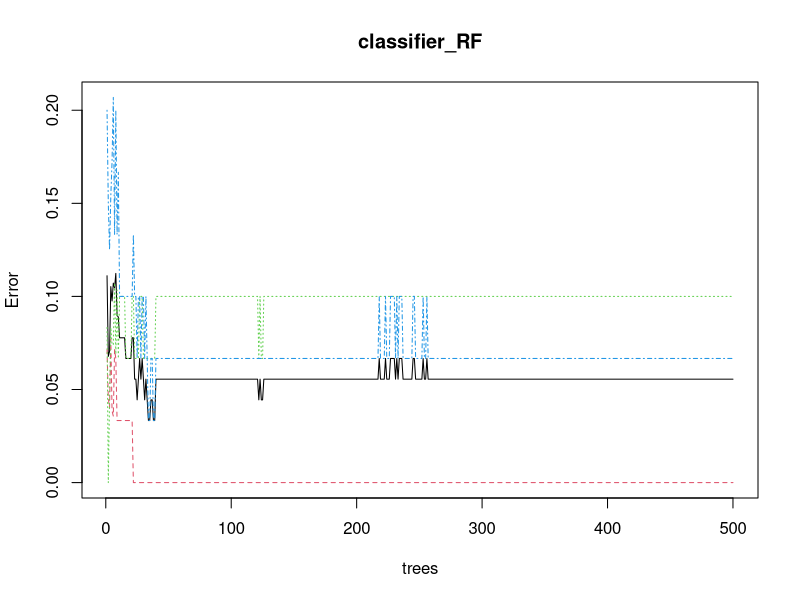
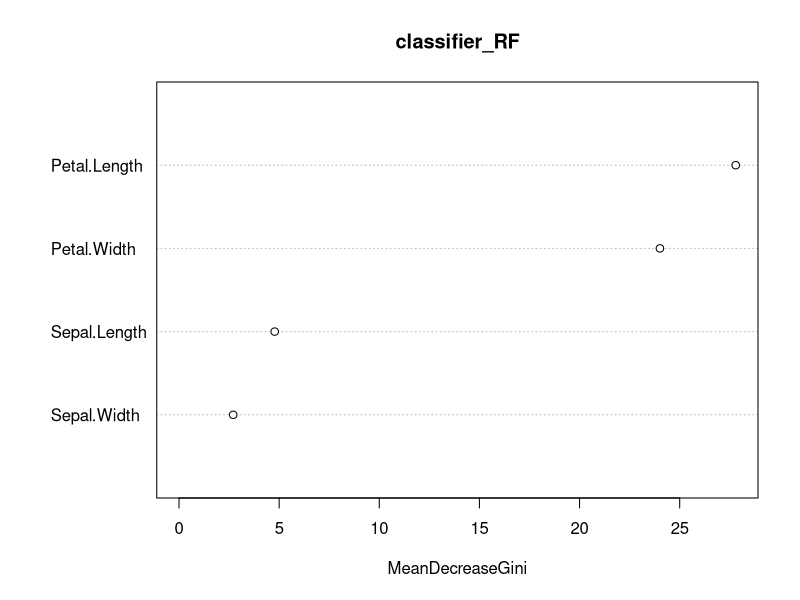

These figures' R source, in order:
# Loading data
data(iris)

# Structure
str(iris)

# Installing package
install.packages("caTools")	 # For sampling the dataset
install.packages("randomForest") # For implementing random forest algorithm

# Loading package
library(caTools)
library(randomForest)

# Splitting data in train and test data
split <- sample.split(iris, SplitRatio = 0.7)
split
print(split)
train <- subset(iris, split == "TRUE")
test <- subset(iris, split == "FALSE")

# Fitting Random Forest to the train dataset
set.seed(120) # Setting seed
classifier_RF = randomForest(x = train[-5],
                             y = train$Species,
                             ntree = 500)

classifier_RF

# Predicting the Test set results
y_pred = predict(classifier_RF, newdata = test[-5])
y_pred
# Confusion Matrix
confusion_mtx = table(test[, 5], y_pred)
confusion_mtx

# Plotting model
plot(classifier_RF)

# Importance plot
importance(classifier_RF)

# Variable importance plot
varImpPlot(classifier_RF)
